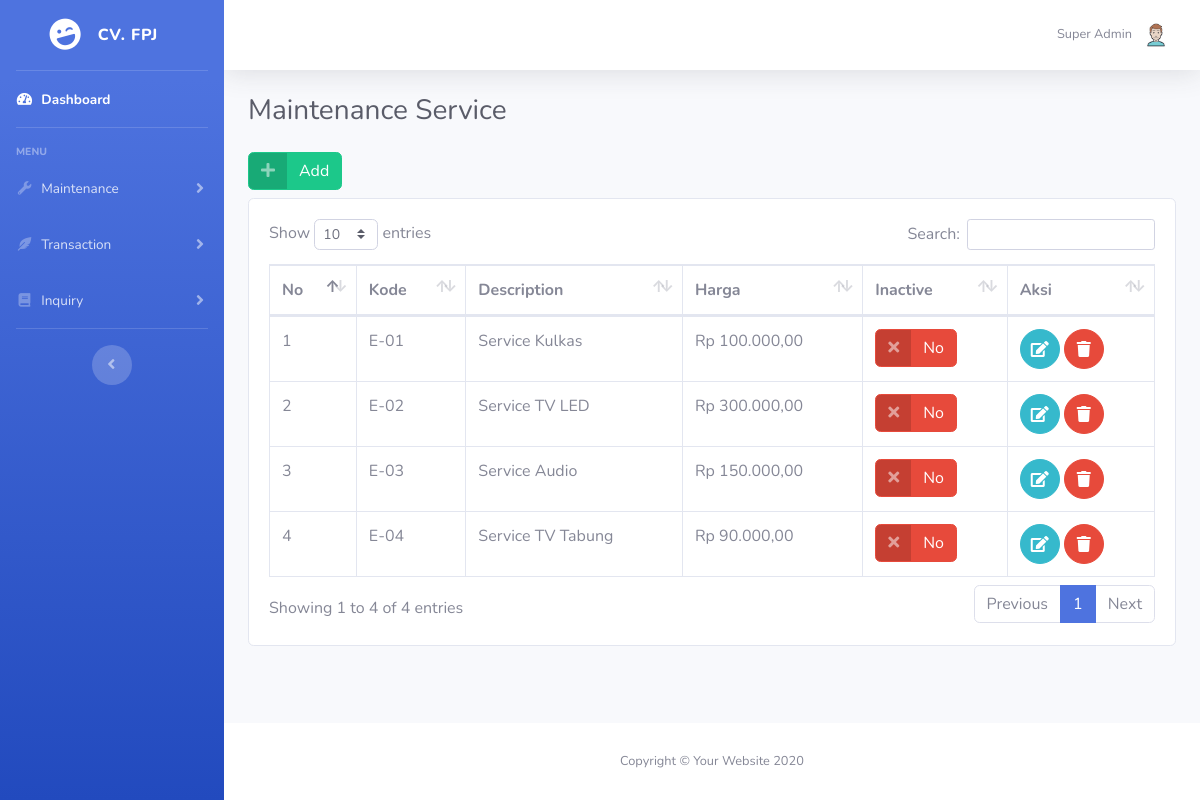
Screenshot of /maintenance/service.php (signed in) with the database file from the repository.
### tables this page shows
CREATE TABLE `pelanggan` (
  `id_pelanggan` int(11) NOT NULL,
  `nama` varchar(100) DEFAULT NULL,
  `email` varchar(100) DEFAULT NULL,
  `alamat` text,
  `no_telepon` varchar(15) DEFAULT NULL,
  `user_id` int(11) DEFAULT NULL,
  `foto` varchar(100) DEFAULT NULL
);

CREATE TABLE `service_master` (
  `service_id` int(11) NOT NULL,
  `kode_service` varchar(5) DEFAULT NULL,
  `description` varchar(50) DEFAULT NULL,
  `harga_service` int(11) DEFAULT NULL,
  `created_by` int(11) DEFAULT NULL,
  `created_date` datetime DEFAULT NULL,
  `inactive` tinyint(1) DEFAULT NULL
);

### database/Login.php (called while the page is built, shortened)
<?php
	class Login
	{
		private $conn;
		public function __construct()
		{
			$database = new Connection();
			$db = $database->db_connection();
			$this->conn = $db;
		}
		public function user_online()
		{
			$stmt = $this->conn->prepare("SELECT * FROM users JOIN pelanggan ON pelanggan.user_id=users.user_id WHERE users.user_id = :user_id");
			$stmt->execute(array(":user_id" => $_SESSION['user_session']));
			$userRow = $stmt->fetch(PDO::FETCH_ASSOC);
			return $userRow;
		}
	}
?>

### maintenance/Maintenance.php (called while the page is built, shortened)
<?php
class Maintenance
{
	private $conn;
	function __construct()
	{
		$database = new Connection();
		$db = $database->db_connection();
		$this->conn = $db;
	}
	public function get_data($tabel, $available = false)
	{
		$data = array();
		$sql = "";
		$stmt = $this->conn->prepare("SELECT * FROM ".$tabel.$sql);
		$stmt->execute();
		while ($dt = $stmt->fetch(PDO::FETCH_ASSOC)) {
			$data[] = $dt;
		}
		return $data;
	}
}
?>

### maintenance/service.php (the view, shortened to what this page needs)
<?php
require_once '../database/Login.php';
require_once 'Maintenance.php';
$page_content = "Maintenance Service";
$db = new Login();
$usr = new Maintenance();
$userLogin = $db->user_online();
$namaUser = $userLogin['nama'];
$roleUser = $userLogin['role'];
$foto = $userLogin['foto'];
?>
<!DOCTYPE html>
<html lang="en">
<head>
  <link href="../assets/vendor/fontawesome-free/css/all.min.css" rel="stylesheet" type="text/css">
  <link href="../assets/css/sb-admin-2.min.css" rel="stylesheet">
  <link href="../assets/vendor/datatables/dataTables.bootstrap4.min.css" rel="stylesheet">
</head>
<body id="page-top">
  <div id="wrapper">
    <ul class="navbar-nav bg-gradient-primary sidebar sidebar-dark accordion" id="accordionSidebar">
      <a class="sidebar-brand d-flex align-items-center justify-content-center" href="../home.php">
        <div class="sidebar-brand-icon rotate-n-15">
          <i class="fas fa-laugh-wink"></i>
        </div>
        <div class="sidebar-brand-text mx-3">CV. FPJ</div>
      </a>
      <hr class="sidebar-divider my-0">
      <li class="nav-item active">
        <a class="nav-link" href="../home.php">
          <i class="fas fa-fw fa-tachometer-alt"></i>
          <span>Dashboard</span>
        </a>
      </li>
      <hr class="sidebar-divider">
      <div class="sidebar-heading">
        MENU
      </div>
      <?php if($roleUser == 1) :?>
      <li class="nav-item">
        <a class="nav-link collapsed" href="#" data-toggle="collapse" data-target="#collapseMaintenance" aria-expanded="true" aria-controls="collapseMaintenance">
          <i class="fas fa-fw fa-wrench"></i>
          <span>Maintenance</span>
        </a>
      </li>
      <?php endif; ?>
      <li class="nav-item">
        <a class="nav-link collapsed" href="#" data-toggle="collapse" data-target="#collapseTransaction" aria-expanded="true" aria-controls="collapseTransaction">
          <i class="fas fa-fw fa-feather-alt"></i>
          <span>Transaction</span>
        </a>
      </li>
      <li class="nav-item">
        <a class="nav-link collapsed" href="#" data-toggle="collapse" data-target="#collapseInquiry" aria-expanded="true" aria-controls="collapseInquiry">
          <i class="fas fa-fw fa-book"></i>
          <span>Inquiry</span>
        </a>
      </li>
      <hr class="sidebar-divider d-none d-md-block">
      <div class="text-center d-none d-md-inline">
        <button class="rounded-circle border-0" id="sidebarToggle"></button>
      </div>
    </ul>
        <div id="content-wrapper" class="d-flex flex-column">
          <div id="content">
            <nav class="navbar navbar-expand navbar-light bg-white topbar mb-4 static-top shadow">
              <ul class="navbar-nav ml-auto">
                <li class="nav-item dropdown no-arrow">
                  <a class="nav-link dropdown-toggle" href="#" id="userDropdown" role="button" data-toggle="dropdown" aria-haspopup="true" aria-expanded="false">
                    <span class="mr-2 d-none d-lg-inline text-gray-600 small"><?= $namaUser; ?></span>
                    <img class="img-profile rounded-circle" src="../assets/img/profiles/<?= $foto; ?>">
                  </a>
                </li>
              </ul>
            </nav>
            <div class="container-fluid">
              <div class="d-sm-flex align-items-center justify-content-between mb-4">
                <h1 class="h3 mb-0 text-gray-800"><?= $page_content; ?></h1>
              </div>
              <div class="mb-2">
                <button class="btn btn-success btn-icon-split" data-toggle="modal" data-target="#addModal"">
                  <span class="icon text-white-50">
                    <i class="fas fa-plus"></i>
                  </span>
                  <span class="text">Add</span>
                </button>
              </div>
              <div class="card">
                <div class="card-body">
                  <div class="table-responsive">
                    <table class="table table-bordered" id="dataTable" width="100%" cellspacing="0">
                      <thead>
                        <tr>
                          <th>No</th>
                          <th>Kode</th>
                          <th>Description</th>
                          <th>Harga</th>
                          <th>Inactive</th>
                          <th>Aksi</th>
                        </tr>
                      </thead>
                      <tbody>
                        <?php
                          $no=1;
                        ?>
                        <?php foreach ($usr->get_data('service_master') as $dt) : ?>
                        <tr>
                          <td><?= $no++; ?></td>
                          <td><?php echo $dt['kode_service']; ?></td>
                          <td><?php echo $dt['description']; ?></td>
                          <td><?php echo "Rp ".number_format($dt['harga_service'],2,",","."); ?></td>
                          <td>
                            <?php if($dt['inactive'] == 1){ ?>
                                <a href="service.php?inactive_id=<?= $dt['service_id'];?>&value=1" class="btn btn-success btn-icon-split">
                                  <span class="icon text-white-50"><i class="fas fa-check"></i></span>
                                  <span class="text">Yes</span>
                                </a>
                            <?php }else{ ?>
                                <a href="service.php?inactive_id=<?= $dt['service_id'];?>&value=0" class="btn btn-danger btn-icon-split">
                                  <span class="icon text-white-50">
                                    <i class="fas fa-times"></i>
                                  </span>
                                  <span class="text">No</span>
                                </a>
                            <?php } ?>
                          </td>
                          <td>
                            <a href="#" class="btn btn-info btn-circle" data-toggle="modal" data-target="#editModal<?= $dt['service_id'];?>">
                              <i class="fas fa-edit"></i>
                            </a>
                            <a onclick="return hapus()" href="service.php?id=<?= $dt['service_id'];?>" class="btn btn-danger btn-circle">
                              <i class="fas fa-trash"></i>
                            </a>
                          </td>
                        </tr>
                        <?php endforeach; ?>
                      </tbody>
                    </table>
                  </div>
                </div>
              </div>
            </div>
          </div>
          <footer class="sticky-footer bg-white">
            <div class="container my-auto">
              <div class="copyright text-center my-auto">
                <span>Copyright &copy; Your Website <?= date('Y'); ?></span>
              </div>
            </div>
          </footer>
        </div>
      </div>
    </body>
    </html>

### rows the page displays
pelanggan: nama "Super Admin", foto (placeholder picture)
service_master: kode_service "E-01", description "Service Kulkas", harga_service "100.000,00"
service_master: kode_service "E-02", description "Service TV LED", harga_service "300.000,00"
service_master: kode_service "E-03", description "Service Audio", harga_service "150.000,00"
service_master: kode_service "E-04", description "Service TV Tabung", harga_service "90.000,00"

### other values shown
$page_content "Maintenance Service"
